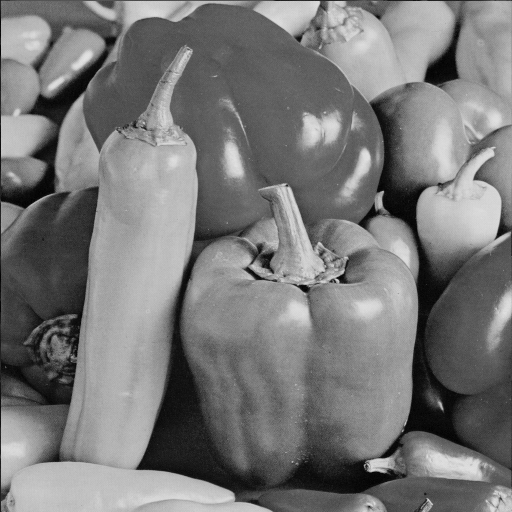
%> input picture peppers_gray.bmp, 512 x 512 px
$ octave Spatialfilter_high_pass_and_bandpass.m   (GNU Octave 9; MATLAB toolbox functions it lacks are replaced by stand-ins)
%> lines starting %> are read from the running program, lines starting %| are printed output that depends on the picture
clear all
close all

I=imread('peppers_gray.bmp');
%> I is the input picture: size 512x512 uint8; min 0, max 228, mean 120.2
subplot(131)
imshow(I)
title('Original Image(I)')

% Low pass filtering mask
  Lp1=1/4*[1 1;1 1];  %2 by 2 window
  Lp2=1/9*[1 1 1;1 1 1;1 1 1 ];  %3 by 3 window
  Lp4=1/25*ones(5,5) % 5 by 5 window

  I1=imfilter(I,Lp1)
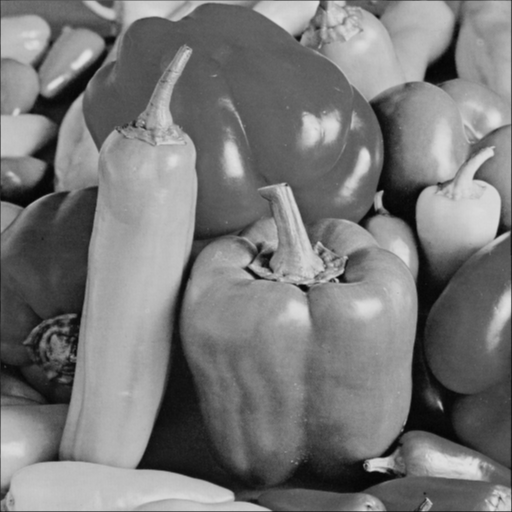
%> I1: size 512x512 uint8; min 3, max 226, mean 120.3
  subplot(332)
  imshow(I1)
  title('Lowpass filtering by 2 x 2 window(I1)')

  %High Pass Filtering
  I1_h=I-I1
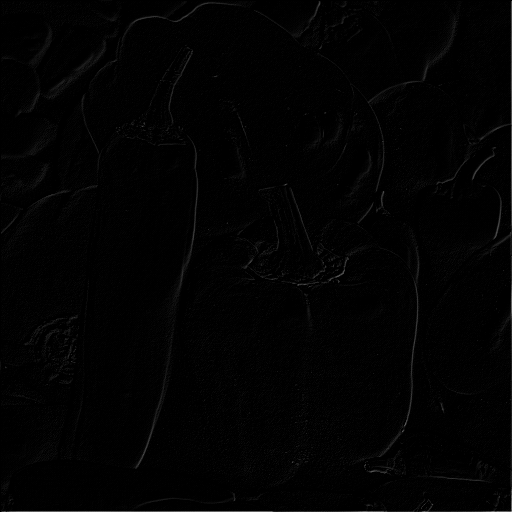
%> I1_h: size 512x512 uint8; min 0, max 147, mean 2.2
  subplot(333)
  imshow(I1_h)
  title('High pass filtering output(I-I1)')

  I2=imfilter(I,Lp2)
  subplot(335)
  imshow(I2)
  title('Lowpass filtering by 3 x 3 window(I2)')

  I2_h=I-I2
  subplot(336)
  imshow(I2_h)
  title('High pass filtering output(I-I2)')

  I4=imfilter(I,Lp4)
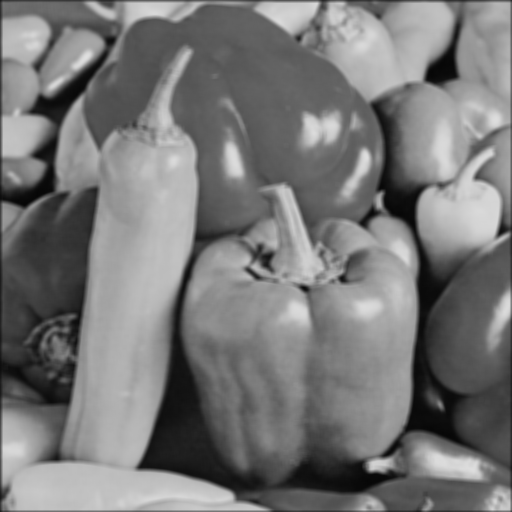
%> I4: size 512x512 uint8; min 6, max 223, mean 119.7
  subplot(338)
  imshow(I4)
  title('Lowpass filtering by 5 x 5 window(I4)')

  I4_h=I-I4
  subplot(339)
  imshow(I4_h)
  title('High pass filtering output(I-I4)')

   figure(2)
   % Band pass filtering
   subplot(131)
   imshow(I)
   title('Original Image(I)')

   subplot(132)
   I_12_bp=I1-I2
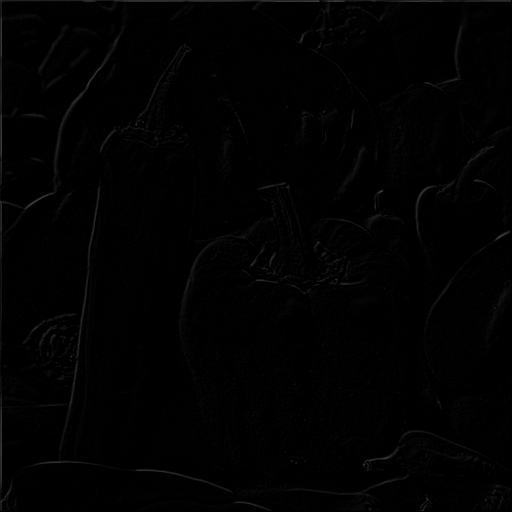
%> I_12_bp: size 512x512 uint8; min 0, max 63, mean 1.7
   imshow(I_12_bp)
   title('Bandpass filtering(I1-I2)')

   subplot(133)
   I_14_bp=I1-I4
   imshow(I_14_bp)
   title('Bandpass filtering(I1-I4)')
